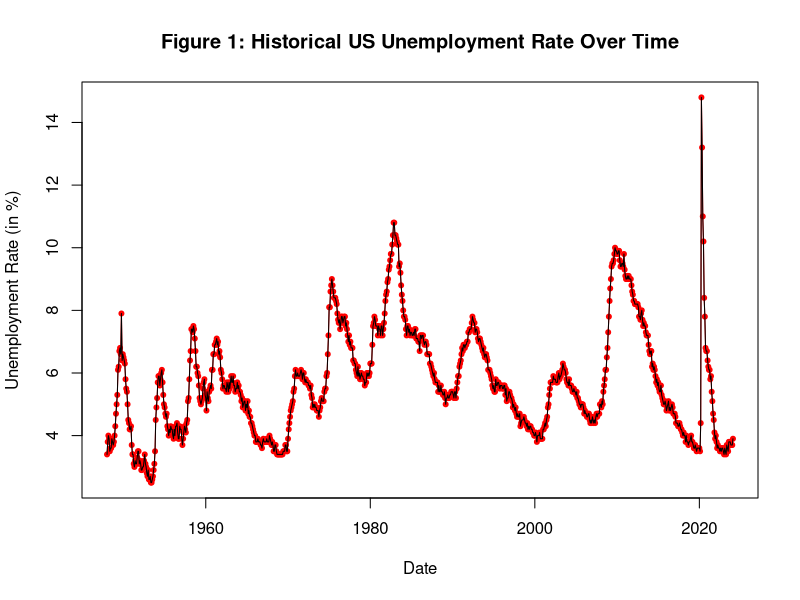
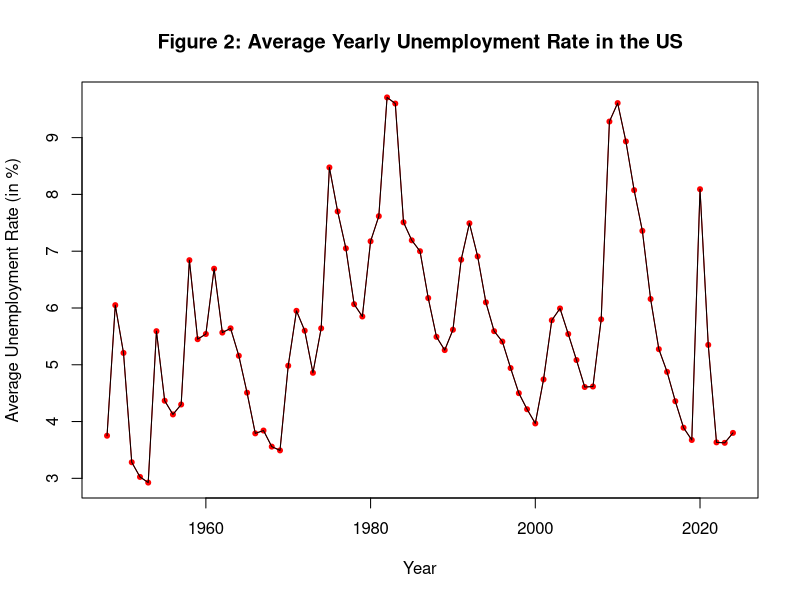
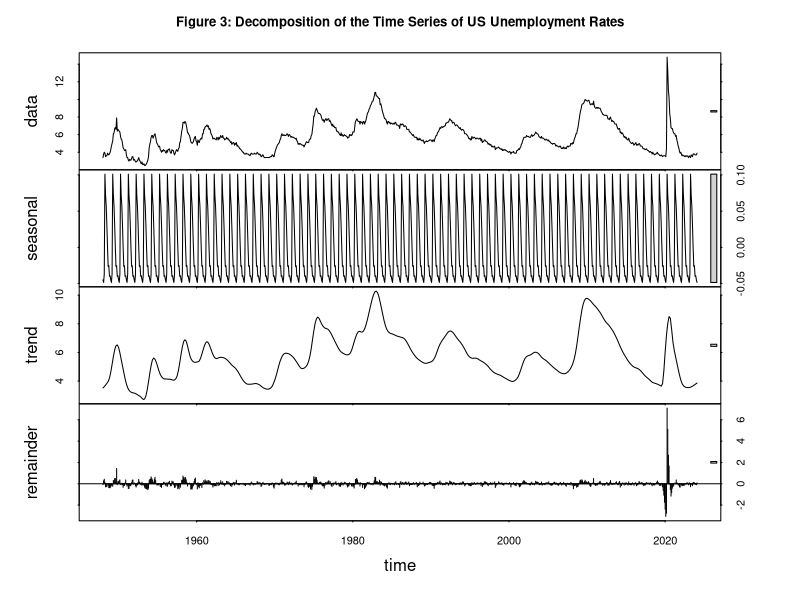

Recreate these plots in R, in order.
## ---- chunk 1

knitr::opts_chunk$set(echo = TRUE, warning = FALSE, message = FALSE)
library(dplyr)
library(ggplot2)
library(readr)
library(tseries)
library(forecast)

## ---- chunk 2

dat <- read_csv("UNRATE.csv")
dat$DATE <- as.Date(dat$DATE)
head(dat)

## ---- chunk 3

plot(dat$DATE, dat$UNRATE, 
     type = "o",
     pch = 20, 
     col = "red", 
     xlab = "Date", 
     ylab = "Unemployment Rate (in %)",
     main = "Figure 1: Historical US Unemployment Rate Over Time")
lines(dat$DATE, dat$UNRATE, col = "black")

## ---- chunk 4

avg_yearly_unrate <- dat |>
  mutate(YEAR = format(DATE, "%Y")) |>  
  group_by(YEAR) |>  
  summarise(Average_Unemployment_Rate = mean(UNRATE, na.rm = TRUE)) 

avg_yearly_unrate$YEAR <- as.numeric(as.character(avg_yearly_unrate$YEAR))

plot(avg_yearly_unrate$YEAR, avg_yearly_unrate$Average_Unemployment_Rate,
     type = "o", 
     pch = 20,
     col = "red", 
     xlab = "Year", 
     ylab = "Average Unemployment Rate (in %)",
     main = "Figure 2: Average Yearly Unemployment Rate in the US")
lines(avg_yearly_unrate$YEAR, avg_yearly_unrate$Average_Unemployment_Rate, col = "black")

## ---- chunk 5

ts_unrate <- ts(dat$UNRATE, start = c(1948, 1), frequency = 12)
decompose_of_ts = stl(ts_unrate, s.window = "periodic")
plot(decompose_of_ts, 
     main = "Figure 3: Decomposition of the Time Series of US Unemployment Rates")

## ---- chunk 6

arima_fit <- auto.arima(ts_unrate)
summary(arima_fit)

## ---- chunk 7

resid_var <- var(arima_fit$residuals)

# We use a relatively small 2 to remain less informative
alpha_y <- 2 
beta_y <- (alpha_y + 1) * resid_var

sigma_sqr_y_prior <- list(shape = alpha_y, scale = beta_y)
sigma_sqr_y_prior

## ---- chunk 8

decomp <- stl(ts_unrate, s.window = "periodic")

trend_var <- var(decomp$time.series[, "trend"])
seasonal_var <- var(decomp$time.series[, "seasonal"])

# We use a relatively small 2 to remain less informative
alpha_mu <- 2   # For the trend component
alpha_tau <- 2  # For the seasonal component

beta_mu <- (alpha_mu + 1) * trend_var
beta_tau <- (alpha_tau + 1) * seasonal_var

sigma_sqr_mu_prior <- list(shape = alpha_mu, scale = beta_mu)
sigma_sqr_mu_prior

sigma_sqr_tau_prior <- list(shape = alpha_tau, scale = beta_tau)
sigma_sqr_tau_prior

